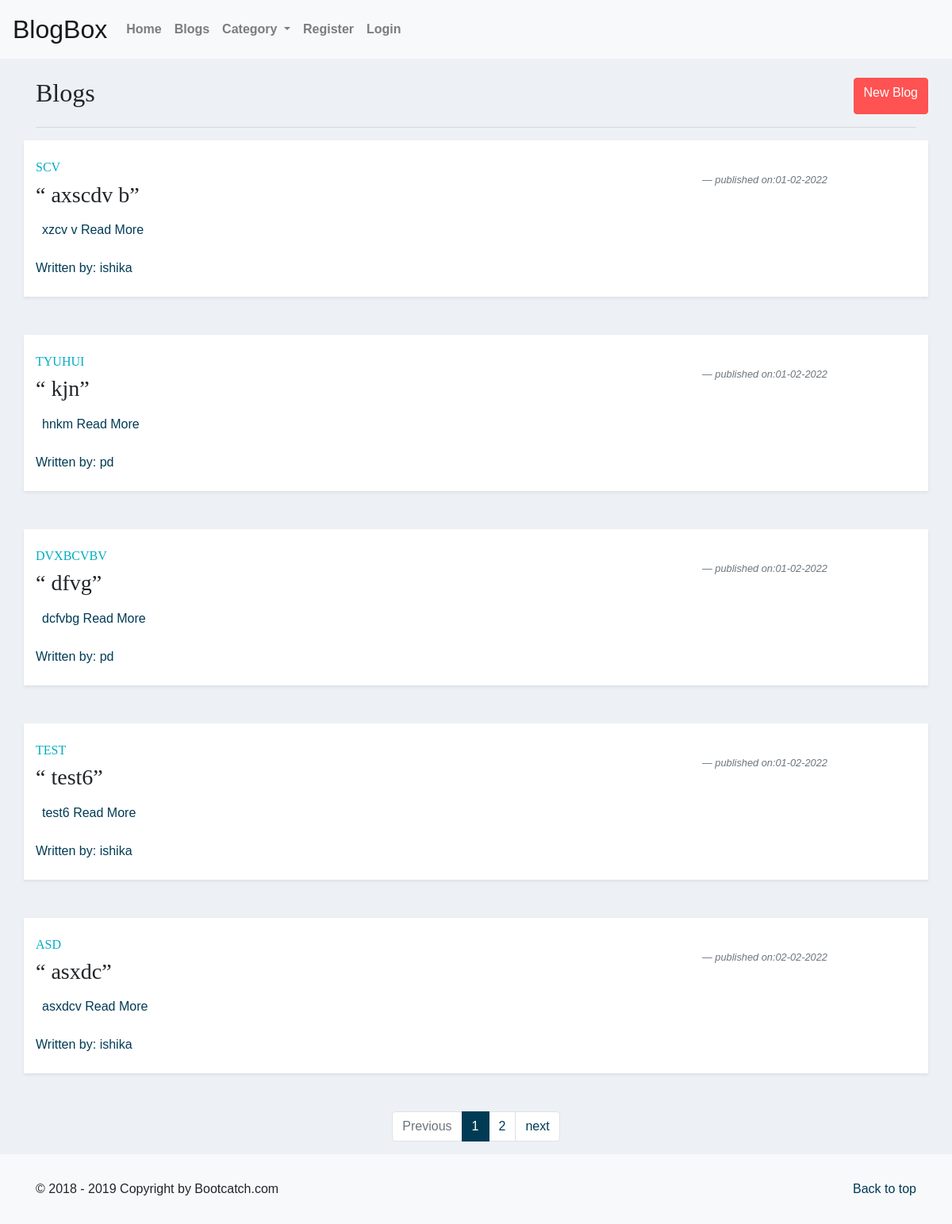
/blogs/, run on an earlier commit of the app's database.
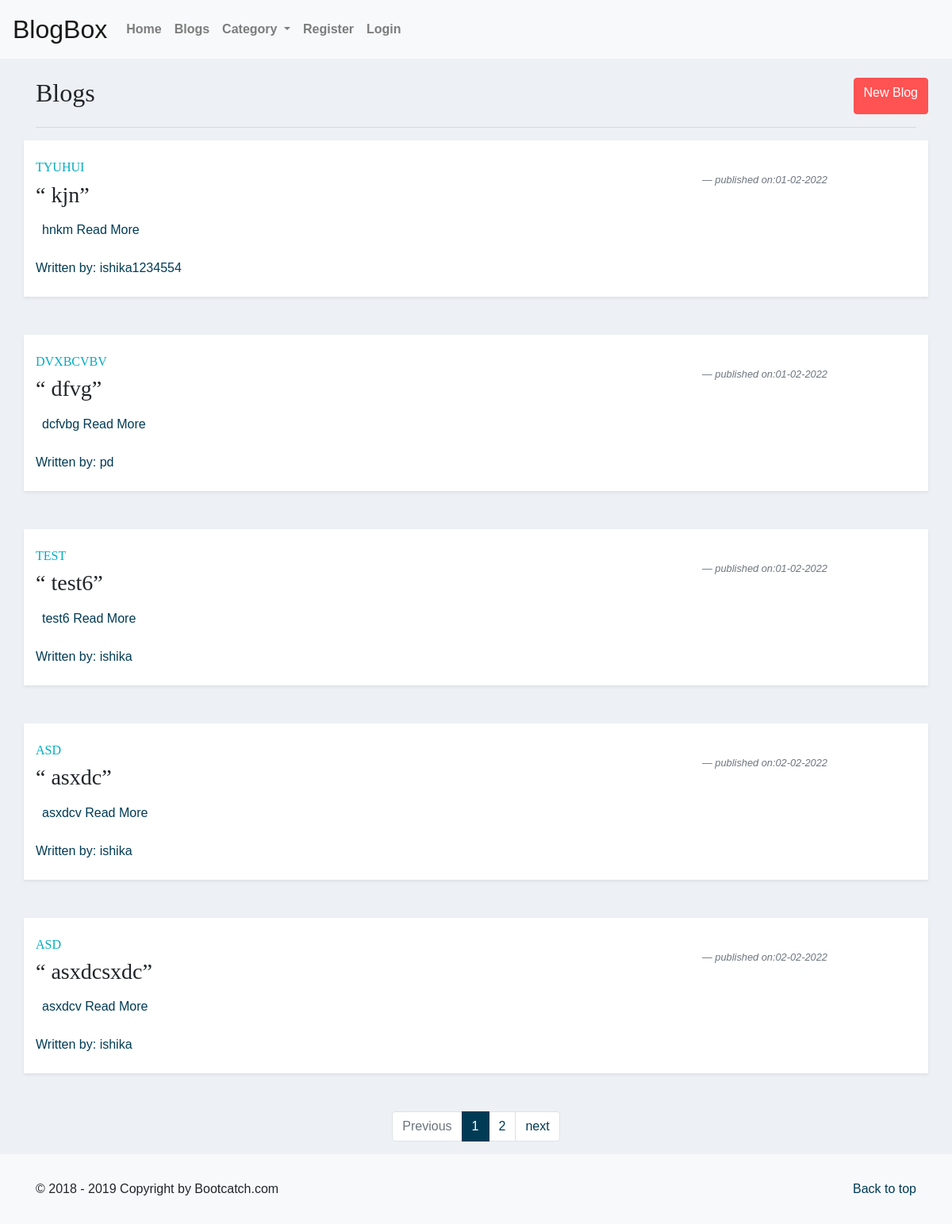
And on a later commit of the database.
### Blog/models.py (models this page shows, shortened)
class PostBlog(models.Model):
    author = models.ForeignKey("auth.User",
        on_delete = models.CASCADE,
        verbose_name = "written by ")
    category = models.CharField(max_length=30, choices=CATEGORY_CHOICES)
    title = models.CharField(max_length=100)
    content = models.TextField()
    date_posted = models.DateTimeField(default=now)

### Blog/views.py (the view)
# urls.py: path('blogs/', blog_views.blog_page, name='blog-page'),
def blog_page(request):
    blog_list = PostBlog.objects.all()
    page = request.GET.get('page', 1)
    paginator = Paginator(blog_list, 5)
    try:
        blog_list = paginator.page(page)
    except PageNotAnInteger:
        blog_list = paginator.page(1)
    except EmptyPage:
        blog_list = paginator.page(paginator.num_pages)
    content = {
        'posts': blog_list,
    }
    return render(request, "blog_page.html", content)

### Blog/templates/Blog/blog_page.html (shortened to what this page needs)
{% extends 'Blog/base.html' %} {% load static %}
{% block body_block %}
<div class="container mt-4">
    <div class="row">
        <div class="col">
            <h2 class="font-w-700">Blogs</h2>
        </div>
        <a href="/addpost/" class="btn btn-danger">New Blog</a>
    </div>
    <hr>
    {% for post in posts %}
    <div class="row blog mb-5 bg-white shadow-sm pb-2 pt-4">
        <div class="col-md-9">
            <h6 class="blog-category text-info text-uppercase">{{ post.category}}</h6>
            <h3 class="blog-title"> “ {{post.title}}” </h3>
            <p class="blog-description text-primary p-2"> {{ post.content|slice:":150"|safe }}
                <a href="/article/{{ article.id }}"> Read More </a>
            </p>
            <p class="blog-author"><a href="#">Written by: {{ post.author }}</a></p>
        </div>
        <div class="pull-right">
            <p class="blog-author">
            <p class="blockquote-footer"><i>published on:{{ post.date_posted|date:"d-m-Y" }}</i> </p>
        </div>
    </div>
    {% endfor %}
</div>
<nav aria-label="Page navigation example">
    <ul class="pagination justify-content-center">
        {% if posts.has_other_pages %}
        <ul class="pagination">
            {% if posts.has_previous %}
            <li class="page-item">
                <a class="page-link" href='{% url "blog-page" %}?page={{ posts.previous_page_number }}'>previous</a>
            </li>
            {% else %}
            <li class="page-item disabled">
                <a class="page-link" href="#" tabindex="-1" aria-disabled="True">Previous</a>
            </li>
            {% endif %}
            {% for i in posts.paginator.page_range %}
            {% if posts.number == i %}
            <li class="page-item active" aria-current="page">
                <span class="page-link">
                    {{ i }}
                </span>
            </li>
            {% else %}
            <li class="page-item"><a class="page-link" href='{% url "blog-page"%}?page={{ i }}'>{{ i }}</a></li>
            {% endif %}
            {% endfor %}
            {% if posts.has_next %}
            <li class="page-item">
                <a class="page-link" href='{% url "blog-page" %}?page={{ posts.next_page_number }}'>next</a>
            </li>
            {% else %}
            <li class="page-item disabled">
                <a class="page-link" href="#" tabindex="-1" aria-disabled="True">Next</a>
            </li>
            {% endif %}
        </ul>
        {% endif %}
    </ul>
</nav>
{% endblock %}

What changed in the data, as far as the page shows it:
removed PostBlog: category "SCV", title "axscdv b", content "xzcv v", author "ishika", date_posted "01-02-2022"
changed PostBlog "kjn": author "pd" → "ishika1234554"
now on this page (row unchanged): PostBlog: category "ASD", title "asxdcsxdc", content "asxdcv", author "ishika", date_posted "02-02-2022"
